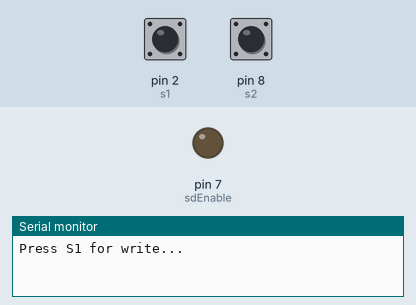
Bench run of a sketch on a simulated Arduino Uno, built with avr-gcc and run on an emulated ATmega328P. On the bench: output pins drawn as LEDs (lit = HIGH), the last lines printed to the serial monitor. Inputs (shaded band) come from the test bench; at power-on: pin 2 (s1) HIGH, pin 8 (s2) HIGH. Storage starts empty.

Above: at 1.2 s.
1.3 s: pin 2 (s1) pulled LOW for 0.15 s
At 3.0 s:
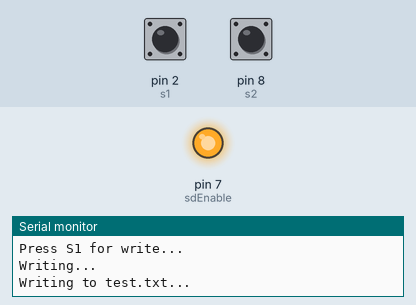
4.4 s: pin 8 (s2) pulled LOW for 0.15 s
At 6.3 s:
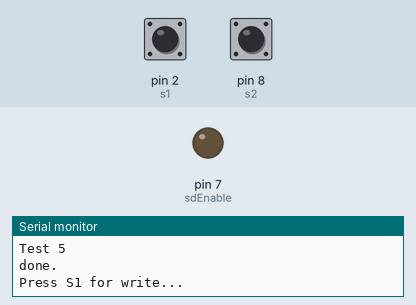
7.4 s: pin 2 (s1) pulled LOW for 1 s
At 9.9 s:
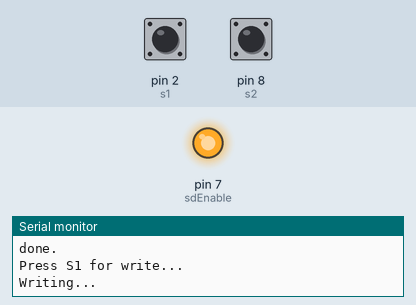
11.4 s: pin 8 (s2) pulled LOW for 1 s
At 14.1 s:
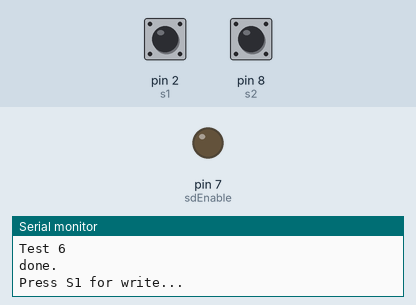
Timing chart, 0 to 15.6 s (numbered marks = the images above; inputs shaded):
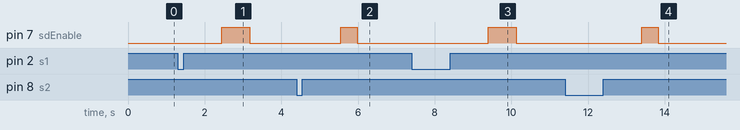

Measured:
- after the input at 1.3 s, pin 7 (sdEnable): LOW → HIGH after 1.2 s, → LOW 0.73 s later
- after the input at 4.4 s, pin 7 (sdEnable): LOW → HIGH after 1.2 s, → LOW 0.43 s later
- after the input at 7.4 s, pin 7 (sdEnable): LOW → HIGH after 2.0 s, → LOW 0.73 s later
- after the input at 11.4 s, pin 7 (sdEnable): LOW → HIGH after 2.0 s, → LOW 0.43 s later

The sketch:

SdDemo.ino
```cpp
const int chipSelect = 10;
const int sdEnable = 7;

int s1 = 2;
int s2 = 8;

#include <SdFat.h>
SdFat sd;
SdFile myFile;

void setup() {
  Serial.begin(57600);

  pinMode(sdEnable, OUTPUT);
  pinMode(s1, INPUT_PULLUP);
  pinMode(s2, INPUT_PULLUP);

  //digitalWrite(sdEnable, HIGH);

}

int test = 5;

void loop() {
  Serial.println("Press S1 for write...");
  while(digitalRead(s1)){}
  while(!digitalRead(s1)){}

  delay(1000);
  Serial.println("Writing...");

  digitalWrite(sdEnable, HIGH);
  delay(500);

  if (!sd.begin(chipSelect, SPI_HALF_SPEED)) sd.initErrorHalt();

  if (!myFile.open("test.txt", O_RDWR | O_CREAT | O_AT_END)) {
    sd.errorHalt("opening test.txt for write failed");
  }

  Serial.println("Writing to test.txt...");
  myFile.print("Test ");
  myFile.println(test++);

  // close the file:
  myFile.close();

  delay(200);
  digitalWrite(sdEnable, LOW);
  Serial.println("Press S2 for read...");

  while(digitalRead(s2)){}
  while(!digitalRead(s2)){}

  delay(1000);
  Serial.println("Reading...");

  digitalWrite(sdEnable, HIGH);
  delay(200);

  if (!sd.begin(chipSelect, SPI_HALF_SPEED)) sd.initErrorHalt();

  // re-open the file for reading:
  if (!myFile.open("test.txt", O_READ)) {
    sd.errorHalt("opening test.txt for read failed");
  }
  Serial.println("test.txt:");

  // read from the file until there's nothing else in it:
  int data;
  while ((data = myFile.read()) >= 0) Serial.write(data);
  // close the file:
  myFile.close();

  delay(200);
  digitalWrite(sdEnable, LOW);
  Serial.println("done.");

}
```
